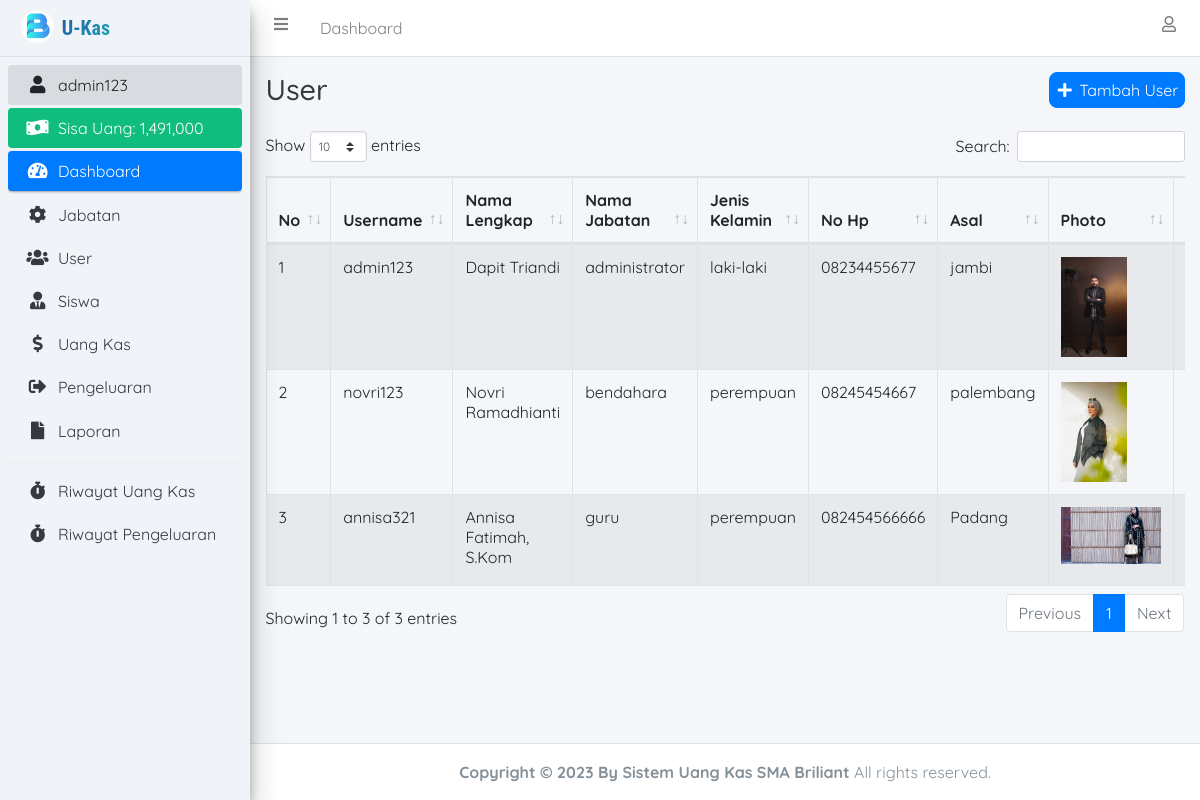
The page /user.php (signed in) on the database its author committed.
### tables this page shows
CREATE TABLE `user` (
  `id_user` int(11) NOT NULL,
  `nama_lengkap` varchar(100) NOT NULL,
  `username` varchar(100) NOT NULL,
  `password` varchar(255) NOT NULL,
  `id_jabatan` int(11) NOT NULL,
  `jenis_kelamin` enum('laki-laki','perempuan') NOT NULL,
  `no_hp` varchar(15) NOT NULL,
  `asal` varchar(150) NOT NULL,
  `photo` longblob NOT NULL
);

CREATE TABLE `jabatan` (
  `id_jabatan` int(11) NOT NULL,
  `nama_jabatan` varchar(100) NOT NULL
);

### connection.php (called while the page is built, shortened)
<?php
	$host		= "localhost";
	$username	= "root";
	$password	= "";
	$database	= "uang_kas";
	$conn 		= mysqli_connect($host, $username, $password, $database);
if (isset($_SESSION['id_user'])) {
	function dataUser() {
		global $conn;
		$id_user = $_SESSION['id_user'];
		return mysqli_fetch_assoc(mysqli_query($conn, "SELECT * FROM user INNER JOIN jabatan ON user.id_jabatan = jabatan.id_jabatan WHERE id_user = '$id_user'"));
	}
}

### user.php (the view, shortened to what this page needs)
<?php
  require 'connection.php';
  $user = mysqli_query($conn, "SELECT * FROM user INNER JOIN jabatan ON user.id_jabatan = jabatan.id_jabatan");
?>
<!DOCTYPE html>
<html>
<head>
  <?php include 'include/css.php'; ?>
  <link rel="stylesheet" href="assets/fonts/material-icon/css/material-design-iconic-font.min.css">
</head>
<body class="hold-   sidebar-mini layout-fixed" style="font-family: 'Quicksand', sans-serif;">
<div class="wrapper">
  <?php include 'include/navbar.php'; ?>
  <?php include 'include/sidebar.php'; ?>
  <div class="content-wrapper">
    <div class="content-header">
      <div class="container-fluid">
        <div class="row justify-content-center mb-2">
          <div class="col-sm text-left">
            <h1 class="m-0 text-dark">User</h1>
          </div>
          <div class="col-sm text-right">
            <button type="button" class="btn btn-primary" data-toggle="modal" data-target="#tambahUserModal"><i class="fas fa-fw fa-plus"></i> Tambah User</button>
          </div>
        </div>
      </div>
    </div>
    <section class="content">
      <div class="container-fluid">
        <div class="row">
          <div class="col-lg">
            <div class="table-responsive">
              <table class="table table-striped table-hover table-bordered" id="table_id">
                <thead>
                  <tr>
                    <th>No</th>
                    <th>Username</th>
                    <th>Nama Lengkap</th>
                    <th>Nama Jabatan</th>
                    <th>Jenis Kelamin</th>
                    <th>No Hp</th>
                    <th>Asal</th>
                    <th>Photo</th>
                    <th>Aksi</th>
                  </tr>
                </thead>
                <tbody>
                  <?php $i = 1; ?>
                  <?php foreach ($user as $du): ?>
                    <tr>
                      <td><?= $i++; ?></td>
                      <td><?= $du['username']; ?></td>
                      <td><?= $du['nama_lengkap']; ?></td>
                      <td><?= $du['nama_jabatan']; ?></td>
                      <td><?= $du['jenis_kelamin']; ?></td>
                      <td><?= $du['no_hp']; ?></td>
                      <td><?= $du['asal']; ?></td>
                      <td><?php $photoPath = 'assets/upload/' . $du['photo'];
                            echo '<img src="' . $photoPath . '" alt="Photo" style="max-width: 100px; max-height: 100px;">'; ?></td>
                      <td>
                      </td>
                    </tr>
                  <?php endforeach ?>
                </tbody>
              </table>
            </div>
          </div>
        </div>
      </div>
    </section>
  </div>
  <?php include 'include/footer.php';?>
</div>
</body>
</html>

### include/css.php (shortened to what this page needs)
<link rel="stylesheet" href="assets/vendor/bootstrap/css/bootstrap.min.css">
<link rel="stylesheet" href="assets/vendor/fontawesome-free/css/all.min.css">
<link rel="stylesheet" href="assets/vendor/adminlte/adminlte.min.css">
<link rel="stylesheet" href="assets/vendor/overlayScrollbars/css/OverlayScrollbars.min.css">
<link rel="stylesheet" href="assets/vendor/datatables/css/dataTables.bootstrap4.min.css">
<link rel="stylesheet" href="assets/vendor/fancybox/jquery.fancybox.min.css">

### include/navbar.php (shortened to what this page needs)
<nav class="main-header navbar navbar-expand navbar-white navbar-light">
  <ul class="navbar-nav">
    <li class="nav-item">
      <a class="nav-link" data-widget="pushmenu" href="#" role="button"><i class="fas fa-bars"></i></a>
    </li>
    <li class="nav-item d-none d-sm-inline-block">
      <a href="index.php" class="nav-link">Dashboard</a>
    </li>
  </ul>
  <ul class="navbar-nav ml-auto">
    <li class="nav-item dropdown">
      <a class="nav-link" data-toggle="dropdown" href="#">
        <i class="far fa-user"></i>
      </a>
    </li>
  </ul>
</nav>

### include/sidebar.php
<?php
  $dataUser = dataUser();
  $jml_pengeluaran = mysqli_fetch_assoc(mysqli_query($conn, "SELECT sum(jumlah_pengeluaran) as jml_pengeluaran FROM pengeluaran"));
  $jml_pengeluaran = $jml_pengeluaran['jml_pengeluaran'];
  $jml_uang_kas = mysqli_fetch_assoc(mysqli_query($conn, "SELECT sum(minggu_ke_1 + minggu_ke_2 + minggu_ke_3 + minggu_ke_4) as jml_uang_kas FROM uang_kas"));
  $jml_uang_kas = $jml_uang_kas['jml_uang_kas'];
?>
<aside class="main-sidebar sidebar-light-primary elevation-4" style="background-color: #f0f4f8;">
  <a href="index.php" class="brand-link">
    <img src="assets/img/img_properties/briliant.png" alt="AdminLTE Logo" class="brand-image" style="opacity: .8">
    <span class="brand-text " style="
  @import url('https://fonts.googleapis.com/css2?family=Open+Sans:wght@800Quicksand:wght@700&family=Roboto+Condensed:wght@800&display=swap');
  font-family: 'Roboto Condensed', sans-serif; font-weight:800; font-style: 25px; background: linear-gradient(-45deg, rgb(30, 166, 178) 0%, rgb(33, 88, 166) 100%);
    -webkit-background-clip: text;
    -webkit-text-fill-color: transparent;">U-Kas</span>
  </a>
  <div class="sidebar" >
    <nav class="mt-2">
      <ul class="nav nav-pills nav-sidebar flex-column" data-widget="treeview" role="menu" data-accordion="false">
        <li class="nav-item has-treeview menu-open">
          <a href="profile.php" class="nav-link"><i class="nav-icon fas fa-fw fa-user"></i> <p><?= $dataUser['username']; ?></p></a>
        </li>
        <li class="nav-item">
          <div class=" nav-link text-white" style="background-color: #11bd7e;">
            <i class="nav-icon fas fa-money-bill-wave"></i>
            <p>
              Sisa Uang: <?= number_format($jml_uang_kas - $jml_pengeluaran); ?>
            </p>
          </div>
        </li>
        <li class="nav-item has-treeview menu-open" >
          <a href="index.php" class="nav-link active" >
            <i class="nav-icon fas fa-tachometer-alt"></i>
            <p>
              Dashboard
            </p>
          </a>
        </li>
        <?php if ($dataUser['id_jabatan'] == '1'): ?>
          <li class="nav-item">
            <a href="jabatan.php" class="nav-link">
              <i class="nav-icon fas fa-cog"></i>
              <p>
                Jabatan
              </p>
            </a>
          </li>
          <li class="nav-item">
            <a href="user.php" class="nav-link">
              <i class="nav-icon fas fa-users"></i>
              <p>
                User
              </p>
            </a>
          </li>
        <?php endif ?>
        <li class="nav-item">
          <a href="siswa.php" class="nav-link">
            <i class="fas fa-user-tie nav-icon"></i>
            <p>Siswa</p>
          </a>
        </li>
        <li class="nav-item">
          <a href="uang_kas.php" class="nav-link">
            <i class="fas fa-dollar-sign nav-icon"></i>
            <p>Uang Kas</p>
          </a>
        </li>
        <li class="nav-item">
          <a href="pengeluaran.php" class="nav-link">
            <i class="fas fa-sign-out-alt nav-icon"></i>
            <p>Pengeluaran</p>
          </a>
        </li>
        <li class="nav-item">
          <a href="laporan.php" class="nav-link">
            <i class="fas fa-file nav-icon"></i>
            <p>Laporan</p>
          </a>
        </li>
        <div class="dropdown-divider"></div>
        <li class="nav-item">
          <a href="riwayat.php" class="nav-link">
            <i class="fas fa-stopwatch nav-icon"></i>
            <p>Riwayat Uang Kas</p>
          </a>
        </li>
        <li class="nav-item">
          <a href="riwayat_pengeluaran.php" class="nav-link">
            <i class="fas fa-stopwatch nav-icon"></i>
            <p>Riwayat Pengeluaran</p>
          </a>
        </li>
      </ul>
    </nav>
  </div>
</aside>

### include/footer.php (shortened to what this page needs)
<!DOCTYPE html>
<html lang="en">
<head>
  <link rel="stylesheet" href="assets/fonts/material-icon/css/material-design-iconic-font.min.css">
</head>
<body>
  <footer class="main-footer">
    <div style="text-align: center;
  @import url('https://fonts.googleapis.com/css2?family=Open+Sans:wght@800Quicksand:wght@700&family=Roboto+Condensed:wght@800&display=swap');
  font-family: 'Quicksand', sans-serif;">
      <strong>Copyright &copy; 2023 By Sistem Uang Kas SMA Briliant</strong>
    All rights reserved.
    </div>
  </footer>
</body>
</html>

### user.php (style rules this page uses)
.btn { border-radius: 8px; padding: 5px; }

### rows shown on the page
user: username "admin123", nama_lengkap "Dapit Triandi", id_jabatan.nama_jabatan "administrator", jenis_kelamin "laki-laki", no_hp "08234455677", asal "jambi", photo (picture)
user: username "novri123", nama_lengkap "Novri Ramadhianti", id_jabatan.nama_jabatan "bendahara", jenis_kelamin "perempuan", no_hp "08245454667", asal "palembang", photo (picture)
user: username "annisa321", nama_lengkap "Annisa Fatimah, S.Kom", id_jabatan.nama_jabatan "guru", jenis_kelamin "perempuan", no_hp "082454566666", asal "Padang", photo (picture)

### other values the page prints
$jml_uang_kas - $jml_pengeluaran "1,491,000"
